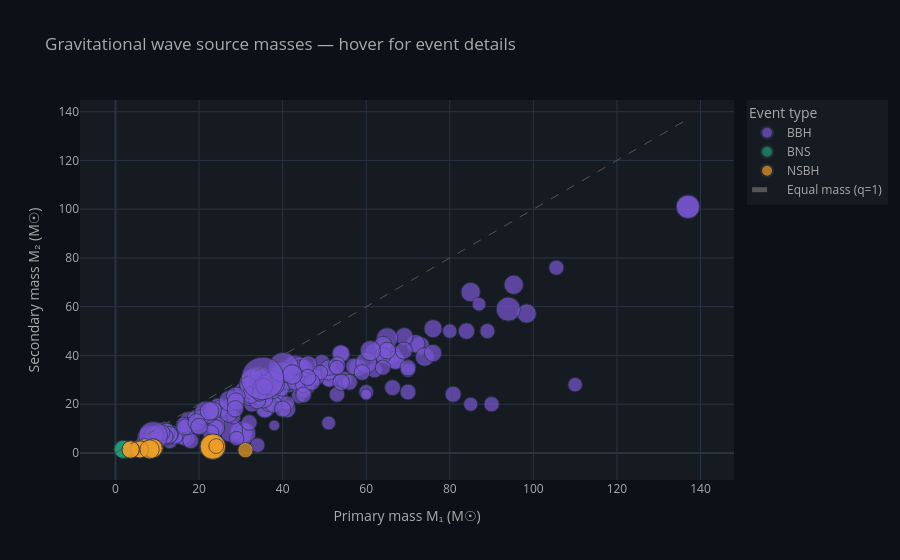

Notebook code cell kept with this figure:
### Markdown cell above
Visualization 6 — Plotly interactive chart (embeddable in Power BI)

### Code cell
import plotly.express as px
import plotly.graph_objects as go

df_plot = df.dropna(subset=['mass_1_source', 'mass_2_source', 'total_mass']).copy()
df_plot['snr_display'] = df_plot['snr'].fillna(5)
df_plot['label'] = df_plot.get('commonName', df_plot.get('event_id', ''))

fig = px.scatter(
    df_plot,
    x='mass_1_source',
    y='mass_2_source',
    color='event_type',
    size='snr_display',
    hover_name='label',
    hover_data={
        'total_mass': ':.1f',
        'distance_mpc': ':.0f',
        'snr_display': ':.1f',
        'observing_run': True,
        'event_date': True,
    },
    color_discrete_map={'BBH': '#7957D5', 'BNS': '#1D9E75',
                        'NSBH': '#EF9F27', 'Unknown': '#888'},
    title='Gravitational wave source masses — hover for event details',
    labels={
        'mass_1_source': 'Primary mass M₁ (M☉)',
        'mass_2_source': 'Secondary mass M₂ (M☉)',
        'event_type': 'Event type',
    },
    template='plotly_dark',
    size_max=30,
)

# Add equal-mass reference line
max_mass = df_plot[['mass_1_source', 'mass_2_source']].max().max()
fig.add_trace(go.Scatter(
    x=[0, max_mass], y=[0, max_mass],
    mode='lines', name='Equal mass (q=1)',
    line=dict(color='#555', width=1, dash='dash')
))

fig.update_layout(
    paper_bgcolor='#0D1117',
    plot_bgcolor='#161B22',
    font_color='#aaa',
    legend=dict(bgcolor='#161B22', bordercolor='#333'),
)

# Save as interactive HTML — this file can be embedded in Power BI
fig.write_html('../exports/viz6_interactive_mass.html')
fig.show()

### Figure 1 — Plotly figure (JSON) as saved in the notebook; plotly's stock layout.template omitted (floating-point values rounded to 4 significant figures; data arrays with more than 128 entries replaced by an {"elided": "..."} marker saying what was removed)
{"data": [{"customdata": {"elided": "251x5 mixed values"}, "hovertemplate": "<b>%{hovertext}</b><br><br>Event type=BBH<br>Primary mass M₁ (M☉)=%{x}<br>Secondary mass M₂ (M☉)=%{y}<br>snr_display=%{customdata[2]:.1f}<br>total_mass=%{customdata[0]:.1f}<br>distance_mpc=%{customdata[1]:.0f}<br>observing_run=%{customdata[3]}<br>event_date=%{customdata[4]}<extra></extra>", "hovertext": {"elided": "251 str values"}, "legendgroup": "BBH", "marker": {"color": "#7957D5", "size": {"elided": "251 float values"}, "sizemode": "area", "sizeref": 0.07657, "symbol": "circle"}, "mode": "markers", "name": "BBH", "orientation": "v", "showlegend": true, "type": "scatter", "x": {"elided": "251 float values"}, "xaxis": "x", "y": {"elided": "251 float values"}, "yaxis": "y"}, {"customdata": [[3.4, 150, 12.4, "O3a", "2019-04-25"], [3.4, 160, 13.03, "O3a", "2019-04-25"], [3.3, 159, 12.46, "O3a", "2019-04-25"]], "hovertemplate": "<b>%{hovertext}</b><br><br>Event type=BNS<br>Primary mass M₁ (M☉)=%{x}<br>Secondary mass M₂ (M☉)=%{y}<br>snr_display=%{customdata[2]:.1f}<br>total_mass=%{customdata[0]:.1f}<br>distance_mpc=%{customdata[1]:.0f}<br>observing_run=%{customdata[3]}<br>event_date=%{customdata[4]}<extra></extra>", "hovertext": ["GW190425", "GW190425", "GW190425"], "legendgroup": "BNS", "marker": {"color": "#1D9E75", "size": [12.4, 13.03, 12.46], "sizemode": "area", "sizeref": 0.07657, "symbol": "circle"}, "mode": "markers", "name": "BNS", "orientation": "v", "showlegend": true, "type": "scatter", "x": [2.1, 2.0, 1.74], "xaxis": "x", "y": [1.3, 1.4, 1.56], "yaxis": "y"}, {"customdata": [[7.2, 370, 10.12, "O3a", "2019-04-26"], [25.8, 241, 25, "O3a", "2019-08-14"], [25.8, 240, 22.18, "O3a", "2019-08-14"], [25.9, 230, 25.3, "O3a", "2019-08-14"], [11.8, 720, 8.3, "O3a", "2019-09-17"], [9, 700, 8.62, "O3a", "2019-09-20"], [32.3, 550, 9.1, "O3b", "2019-12-19"], [11, 270, 13.7, "O3b", "2020-01-05"], [10.9, 280, 13.9, "O3b", "2020-01-05"], [7.1, 300, 11.6, "O3b", "2020-01-15"], [7.4, 290, 11.3, "O3b", "2020-01-15"], [27, 940, 8.4, "O3b", "2020-02-10"], [9.61, 236, 14.1, "Between runs", "2023-05-18"], [5.08, 203, 11.8, "O4", "2023-05-29"], [5.1, 201, 11.6, "O4", "2023-05-29"]], "hovertemplate": "<b>%{hovertext}</b><br><br>Event type=NSBH<br>Primary mass M₁ (M☉)=%{x}<br>Secondary mass M₂ (M☉)=%{y}<br>snr_display=%{customdata[2]:.1f}<br>total_mass=%{customdata[0]:.1f}<br>distance_mpc=%{customdata[1]:.0f}<br>observing_run=%{customdata[3]}<br>event_date=%{customdata[4]}<extra></extra>", "hovertext": ["GW190426_152155", "GW190814", "GW190814", "GW190814", "GW190917_114630", "GW190920_113516", "GW191219_163120", "GW200105_162426", "GW200105_162426", "GW200115_042309", "GW200115_042309", "GW200210_092254", "GW230518_125908", "GW230529_181500", "GW230529_181500"], "legendgroup": "NSBH", "marker": {"color": "#EF9F27", "size": [10.12, 25.0, 22.18, 25.3, 8.3, 8.62, 9.1, 13.7, 13.9, 11.6, 11.3, 8.4, 14.1, 11.8, 11.6], "sizemode": "area", "sizeref": 0.07657, "symbol": "circle"}, "mode": "markers", "name": "NSBH", "orientation": "v", "showlegend": true, "type": "scatter", "x": [5.7, 23.2, 23.2, 23.3, 9.7, 7.0, 31.1, 9.1, 8.9, 5.7, 5.9, 24.1, 8.17, 3.66, 3.6], "xaxis": "x", "y": [1.5, 2.59, 2.59, 2.6, 2.1, 2.8, 1.17, 1.91, 1.9, 1.5, 1.44, 2.83, 1.45, 1.42, 1.4], "yaxis": "y"}, {"line": {"color": "#555", "dash": "dash", "width": 1}, "mode": "lines", "name": "Equal mass (q=1)", "type": "scatter", "x": [0, 137], "y": [0, 137]}], "layout": {"font": {"color": "#aaa"}, "legend": {"bgcolor": "#161B22", "bordercolor": "#333", "itemsizing": "constant", "title": {"text": "Event type"}, "tracegroupgap": 0}, "paper_bgcolor": "#0D1117", "plot_bgcolor": "#161B22", "title": {"text": "Gravitational wave source masses — hover for event details"}, "xaxis": {"anchor": "y", "domain": [0, 1], "title": {"text": "Primary mass M₁ (M☉)"}}, "yaxis": {"anchor": "x", "domain": [0, 1], "title": {"text": "Secondary mass M₂ (M☉)"}}}}
